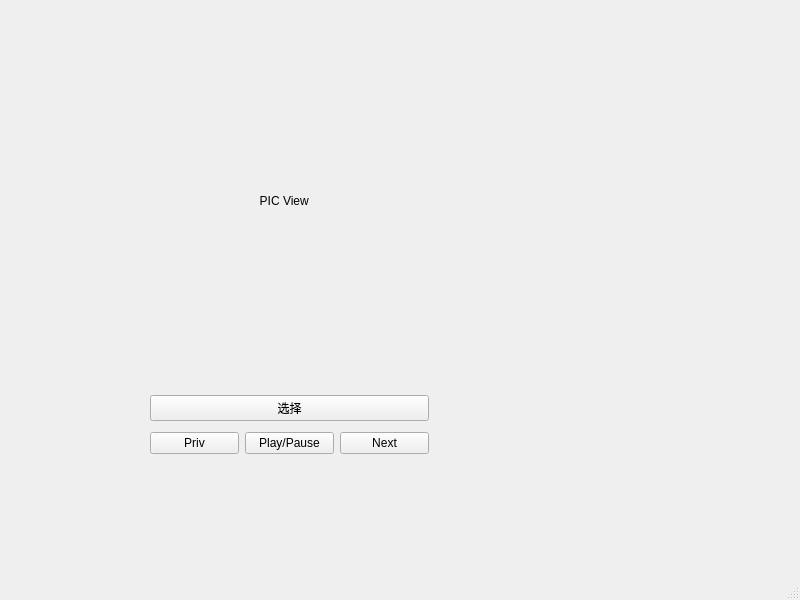
<?xml version="1.0" encoding="UTF-8"?>
<ui version="4.0">
 <class>MainWindow</class>
 <widget class="QMainWindow" name="MainWindow">
  <property name="geometry">
   <rect>
    <x>0</x>
    <y>0</y>
    <width>800</width>
    <height>600</height>
   </rect>
  </property>
  <property name="windowTitle">
   <string>MainWindow</string>
  </property>
  <widget class="QWidget" name="centralwidget">
   <widget class="QLabel" name="labelImg">
    <property name="geometry">
     <rect>
      <x>90</x>
      <y>30</y>
      <width>411</width>
      <height>341</height>
     </rect>
    </property>
    <property name="text">
     <string>                                                   PIC View</string>
    </property>
   </widget>
   <widget class="QWidget" name="">
    <property name="geometry">
     <rect>
      <x>150</x>
      <y>390</y>
      <width>279</width>
      <height>70</height>
     </rect>
    </property>
    <layout class="QVBoxLayout" name="verticalLayout">
     <item>
      <widget class="QPushButton" name="btnSelect">
       <property name="text">
        <string>选择</string>
       </property>
      </widget>
     </item>
     <item>
      <layout class="QHBoxLayout" name="horizontalLayout">
       <item>
        <widget class="QPushButton" name="btnPriv">
         <property name="text">
          <string>Priv</string>
         </property>
        </widget>
       </item>
       <item>
        <widget class="QPushButton" name="btnPP">
         <property name="text">
          <string>Play/Pause</string>
         </property>
        </widget>
       </item>
       <item>
        <widget class="QPushButton" name="btnNext">
         <property name="text">
          <string>Next</string>
         </property>
        </widget>
       </item>
      </layout>
     </item>
    </layout>
   </widget>
  </widget>
  <widget class="QMenuBar" name="menubar">
   <property name="geometry">
    <rect>
     <x>0</x>
     <y>0</y>
     <width>800</width>
     <height>31</height>
    </rect>
   </property>
  </widget>
  <widget class="QStatusBar" name="statusbar"/>
 </widget>
 <resources/>
 <connections/>
</ui>
